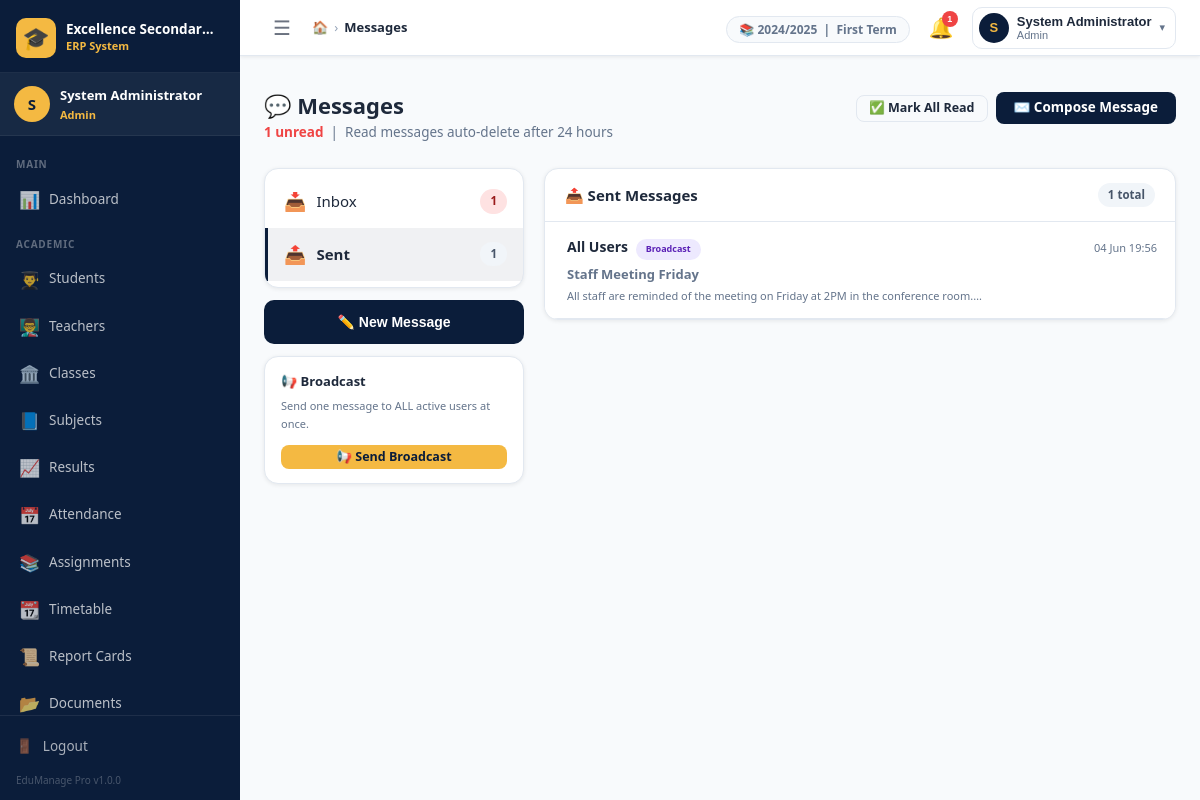
/admin/messages.php?box=sent (signed in), run on an earlier commit of the app's database.
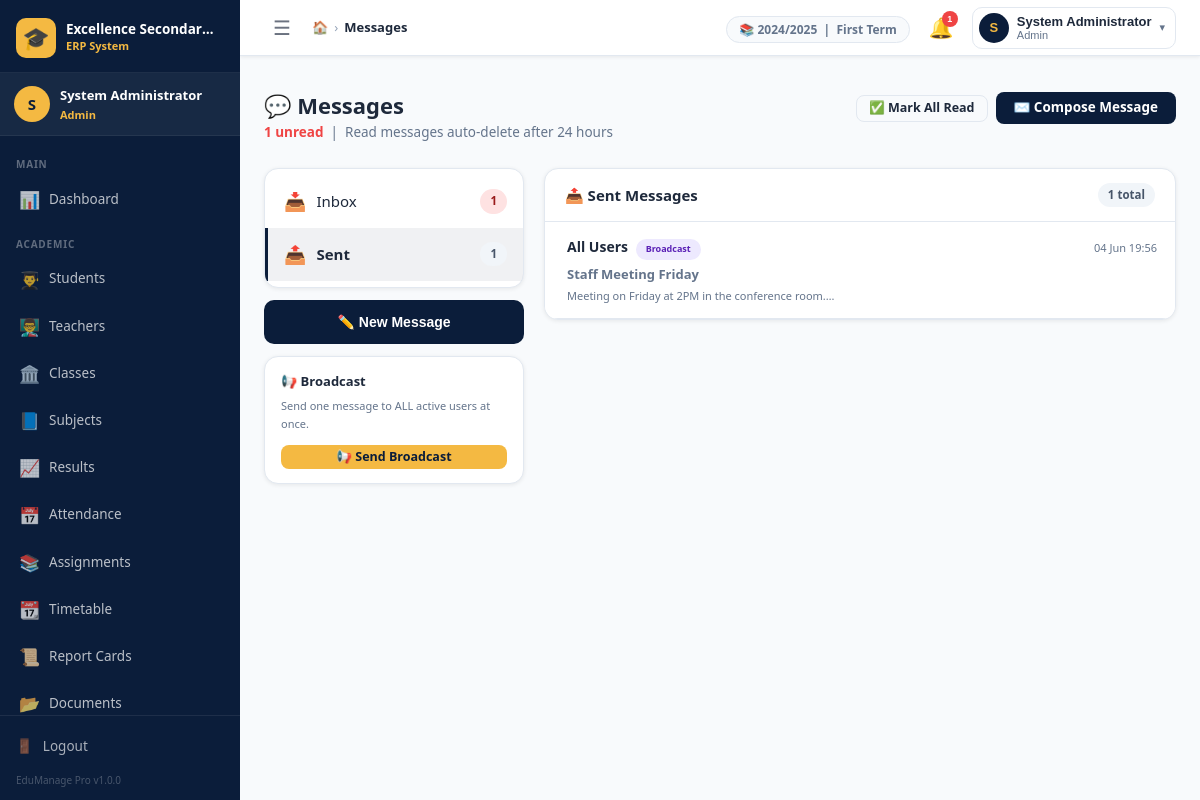
And on a later commit of the database.
### tables this page shows
CREATE TABLE `messages` (
  `id`           INT UNSIGNED NOT NULL AUTO_INCREMENT,
  `from_user`    INT UNSIGNED NOT NULL,
  `to_user`      INT UNSIGNED DEFAULT NULL,
  `subject`      VARCHAR(200) NOT NULL,
  `body`         TEXT         NOT NULL,
  `is_broadcast` TINYINT(1)   NOT NULL DEFAULT 0,
  `is_read`      TINYINT(1)   NOT NULL DEFAULT 0,
  `read_at`      DATETIME     DEFAULT NULL,
  `created_at`   TIMESTAMP    NOT NULL DEFAULT CURRENT_TIMESTAMP,
  PRIMARY KEY (`id`),
  CONSTRAINT `fk_msg_from` FOREIGN KEY (`from_user`) REFERENCES `users`(`id`) ON DELETE CASCADE,
  CONSTRAINT `fk_msg_to`   FOREIGN KEY (`to_user`)   REFERENCES `users`(`id`) ON DELETE CASCADE
);

### includes/functions.php (called while the page is built, shortened)
<?php
function e(mixed $val): string {
    return htmlspecialchars((string)($val ?? ''), ENT_QUOTES | ENT_HTML5, 'UTF-8');
}
function paginate(string $sql, array $params, int $page, int $perPage = ROWS_PER_PAGE): array {
    $page    = max(1, (int)$page);
    $offset  = ($page - 1) * $perPage;
    $countSql = "SELECT COUNT(*) as cnt FROM ({$sql}) AS _count_query";
    $total    = (int)(Database::fetchOne($countSql, $params)['cnt'] ?? 0);
    $pages    = (int)ceil($total / $perPage);
    $rows = Database::fetchAll($sql . " LIMIT {$perPage} OFFSET {$offset}", $params);
    return [
        'rows'       => $rows,
        'total'      => $total,
        'pages'      => $pages,
        'page'       => $page,
        'per_page'   => $perPage,
        'has_prev'   => $page > 1,
        'has_next'   => $page < $pages,
    ];
}
function sanitize(mixed $val): string {
    return trim(strip_tags((string)($val ?? '')));
}
function int_val(mixed $val, int $default = 0): int {
    return filter_var($val, FILTER_VALIDATE_INT) !== false ? (int)$val : $default;
}
function format_date(string $date, string $format = 'd M Y'): string {
    return date($format, strtotime($date));
}

### includes/auth.php (called while the page is built, shortened)
<?php
function current_user_id(): int       { return (int)($_SESSION['user_id']   ?? 0); }

### config/db.php (called while the page is built, shortened)
<?php
class Database {
    private static ?PDO $instance = null;
    public static function getInstance(): PDO {
        if (self::$instance === null) {
            $dsn = sprintf(
                'mysql:host=%s;dbname=%s;charset=%s',
                DB_HOST, DB_NAME, DB_CHARSET
            );
            $options = [
                PDO::ATTR_ERRMODE            => PDO::ERRMODE_EXCEPTION,
                PDO::ATTR_DEFAULT_FETCH_MODE => PDO::FETCH_ASSOC,
                PDO::ATTR_EMULATE_PREPARES   => false,
                PDO::MYSQL_ATTR_INIT_COMMAND => "SET NAMES utf8mb4 COLLATE utf8mb4_unicode_ci",
            ];
            try {
                self::$instance = new PDO($dsn, DB_USER, DB_PASS, $options);
            } catch (PDOException $e) {
                error_log('[EduManage DB Error] ' . $e->getMessage());
                http_response_code(500);
                die(json_encode([
                    'success' => false,
                    'message' => 'Database connection failed. Please contact the administrator.'
                ]));
            }
        }
        return self::$instance;
    }
    public static function query(string $sql, array $params = []): PDOStatement {
        $stmt = self::getInstance()->prepare($sql);
        $stmt->execute($params);
        return $stmt;
    }
    public static function fetchOne(string $sql, array $params = []): ?array {
        $row = self::query($sql, $params)->fetch();
        return $row ?: null;
    }
    public static function fetchAll(string $sql, array $params = []): array {
        return self::query($sql, $params)->fetchAll();
    }
    public static function execute(string $sql, array $params = []): int {
        return self::query($sql, $params)->rowCount();
    }
}

### admin/messages.php (the view, shortened to what the changed rows need)
<?php
$msgUrl = BASE_URL . '/admin/messages.php';
$box  = sanitize($_GET['box']    ?? 'inbox');
$mid  = int_val($_GET['msg']     ?? 0);
$page = int_val($_GET['page']    ?? 1);
$inboxSql = "SELECT m.*,
                    u.full_name AS from_name,
                    u.username  AS from_username
             FROM messages m
             JOIN users u ON u.id = m.from_user
             WHERE m.to_user = ?
             ORDER BY m.is_read ASC, m.created_at DESC";
$inboxPager = paginate($inboxSql, [current_user_id()], $page);
$inbox      = $inboxPager['rows'];
$sentSql = "SELECT m.*,
                   COALESCE(u.full_name,'All Users') AS to_name
            FROM messages m
            LEFT JOIN users u ON u.id = m.to_user
            WHERE m.from_user = ?
            ORDER BY m.created_at DESC";
$sentPager = paginate($sentSql, [current_user_id()], $page);
$sent      = $sentPager['rows'];
$openMsg  = null;
$thread   = [];
$currentMessages = $box === 'sent' ? $sent : $inbox;
include INCLUDES_PATH . '/header.php';
?>
<div class="page-header">
    <div class="page-header-left">
        <h1 class="page-title">💬 Messages</h1>
    </div>
</div>
<div style="display:grid;grid-template-columns:260px 1fr;gap:20px;align-items:start">
    <div>
        <?php if ($openMsg && !empty($thread)): ?>
        <div class="card mb-16">
            <div class="card-header" style="background:var(--navy);color:#fff">
                <div>
                    <div style="font-size:16px;font-weight:800"><?= e($openMsg['subject']) ?></div>
                    <div style="font-size:12px;opacity:.7;margin-top:2px">
                        <?= count($thread) ?> message(s) in conversation
                    </div>
                </div>
                <a href="<?= $msgUrl ?>?box=<?= $box ?>"
                   style="color:rgba(255,255,255,.8);text-decoration:none;font-size:20px">×</a>
            </div>
            <?php foreach ($thread as $tm):
                $isMe = ($tm['from_user'] == current_user_id());
            ?>
            <div style="padding:16px 20px;border-bottom:1px solid var(--border);
                        background:<?= $isMe?'#F0F7FF':'#FFFFFF' ?>">
                <div style="display:flex;justify-content:space-between;align-items:flex-start;margin-bottom:8px">
                    <div style="display:flex;align-items:center;gap:10px">
                        <div style="width:34px;height:34px;border-radius:50%;
                                    background:<?= $isMe?'var(--blue)':'var(--navy)' ?>;
                                    color:#fff;display:flex;align-items:center;justify-content:center;
                                    font-size:14px;font-weight:800;flex-shrink:0">
                            <?= strtoupper(substr($tm['from_name'],0,1)) ?>
                        </div>
                        <div>
                            <div style="font-weight:700;font-size:13px">
                                <?= e($tm['from_name']) ?>
                                <?= $isMe ? '<span style="color:var(--blue);font-size:11px">(You)</span>' : '' ?>
                            </div>
                            <div class="text-xs text-muted"><?= format_date($tm['created_at'],'d M Y H:i') ?></div>
                        </div>
                    </div>
                    <form method="POST" style="display:inline">
                        <?= csrf_field() ?>
                        <input type="hidden" name="action"  value="delete">
                        <input type="hidden" name="msg_id"  value="<?= $tm['id'] ?>">
                        <button type="submit" class="btn btn-sm btn-danger"
                                style="opacity:.5" title="Delete this message"
                                data-confirm="Delete this message?">🗑️</button>
                    </form>
                </div>
                <div style="margin-left:44px;background:<?= $isMe?'rgba(59,130,246,.08)':'var(--light)' ?>;
                            border-radius:10px;padding:12px 14px;font-size:14px;
                            line-height:1.7;color:var(--text);white-space:pre-line">
                    <?= e($tm['body']) ?>
                </div>
            </div>
            <?php endforeach; ?>
            <?php
            $replyToUser = ($openMsg['from_user'] == current_user_id())
                ? $openMsg['to_user']
                : $openMsg['from_user'];
            $replyToName = ($openMsg['from_user'] == current_user_id())
                ? ($openMsg['to_name'] ?? 'Unknown')
                : $openMsg['from_name'];
            $replySubject = preg_match('/^Re:/i', $openMsg['subject'])
                ? $openMsg['subject']
                : 'Re: ' . $openMsg['subject'];
            ?>
            <?php if ($replyToUser && $replyToUser != current_user_id()): ?>
            <div style="padding:16px 20px;background:var(--light)">
                <div style="font-weight:700;font-size:13px;margin-bottom:10px;color:var(--text)">
                    ↩️ Reply to <?= e($replyToName) ?>
                </div>
                <form method="POST" action="">
                    <?= csrf_field() ?>
                    <input type="hidden" name="action"  value="send">
                    <input type="hidden" name="to_user" value="<?= $replyToUser ?>">
                    <input type="hidden" name="subject" value="<?= e($replySubject) ?>">
                    <div style="display:flex;gap:10px;align-items:flex-end">
                        <textarea name="body" class="form-control"
                                  style="flex:1;min-height:70px;resize:vertical"
                                  placeholder="Type your reply…" required></textarea>
                        <button type="submit" class="btn btn-primary" style="flex-shrink:0">
                            Send ↩️
                        </button>
                    </div>
                </form>
            </div>
            <?php endif; ?>
        </div>
        <a href="<?= $msgUrl ?>?box=<?= $box ?>" class="btn btn-outline btn-sm">
            ← Back to <?= $box === 'sent' ? 'Sent' : 'Inbox' ?>
        </a>
        <?php else: ?>
        <div class="card">
            <?php if ($currentMessages): ?>
            <?php foreach ($currentMessages as $msg):
                $isUnread  = !$msg['is_read'] && $box === 'inbox';
                $isOpen    = $mid == $msg['id'];
                $otherName = $box === 'sent'
                    ? ($msg['to_name'] ?? 'All Users (Broadcast)')
                    : ($msg['from_name'] ?? 'Unknown');
            ?>
            <a href="<?= $msgUrl ?>?box=<?= $box ?>&msg=<?= $msg['id'] ?>"
               style="display:block;padding:14px 18px;text-decoration:none;
                      border-bottom:1px solid var(--border);
                      background:<?= $isUnread ? 'rgba(244,185,66,.06)' : ($isOpen ? 'var(--light)' : '#fff') ?>;
                      border-left:4px solid <?= $isUnread ? 'var(--accent)' : ($isOpen ? 'var(--navy)' : 'transparent') ?>;
                      transition:background .15s">
                <div style="display:flex;justify-content:space-between;align-items:center;margin-bottom:4px">
                    <div style="display:flex;align-items:center;gap:8px">
                        <span style="font-weight:<?= $isUnread ? 800 : 600 ?>;font-size:14px;color:var(--text)">
                            <?= e($otherName) ?>
                            <?php if ($msg['is_broadcast']): ?>
                                <span class="badge badge-purple" style="margin-left:4px;font-size:9px">Broadcast</span>
                            <?php endif; ?>
                        </span>
                    </div>
                    <div style="display:flex;align-items:center;gap:8px;flex-shrink:0">
                        <span class="text-xs text-muted"><?= format_date($msg['created_at'],'d M H:i') ?></span>
                    </div>
                </div>
                <div style="font-size:13px;font-weight:<?= $isUnread?700:600 ?>;
                             color:<?= $isUnread?'var(--text)':'var(--text-muted)' ?>;margin-bottom:2px">
                    <?= e($msg['subject']) ?>
                </div>
                <div class="text-xs text-muted">
                    <?= e(mb_substr(strip_tags($msg['body']), 0, 80)) ?>…
                </div>
            </a>
            <?php endforeach; ?>
            <?php endif; ?>
        </div>
        <?php endif; ?>
    </div>
</div>
<?php include INCLUDES_PATH . '/footer.php'; ?>

What changed in the data, as far as the page shows it:
changed messages "Staff Meeting Friday": body "All staff are reminded of the meeting on Friday at 2PM in the conference room." → "Meeting on Friday at 2PM in the conference room."
